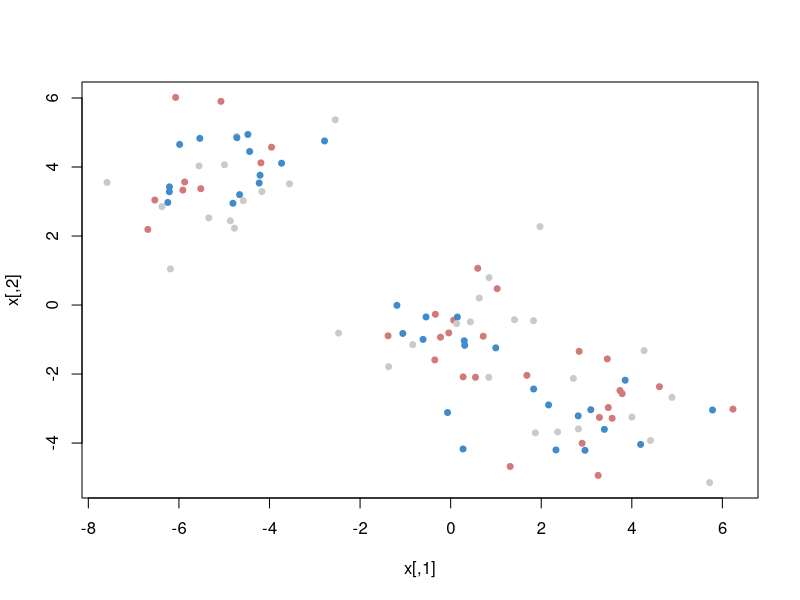
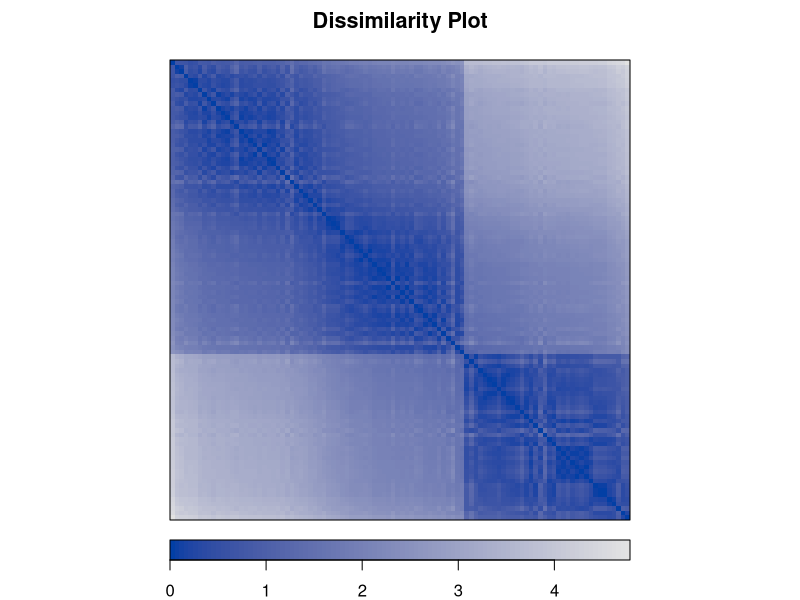

Source code (R) for these figures, in order:
# ODIs with simulated data

# Load seriation for dissplot
library(seriation)

# create some clustered data
set.seed(9649)

x <- matrix(rnorm(200), 
            100, 
            2) # create cloud of Gaussians

mu <- matrix(rnorm(6, sd = 3), 
             3, 
             2) # create far apart means

k <- sample(1:3, 100, 
            replace = TRUE) # random vector 1:3, to constrain mean assignment

x <- x + mu[k, ] # bring random data around the means that are far apart

plot(x, # take a look 
     col = c("#428bca", "#cbcaca", "#d27979"), 
     pch = 19,
     cex = 0.8)

# scale and calculate (and store) distance matrix
x_scaled <- scale(x)
x_dist <- dist(x_scaled, 
               method = "euclidean")

# generate ODI
dissplot(x_dist)



# Back to lecture
